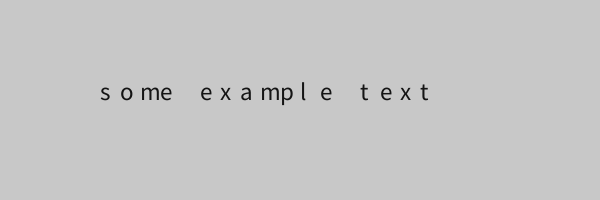
Frame 1 (no input)
Frame 60 (the mouse pressed at the canvas centre just before this capture): identical to frame 1, image omitted
Frame 120 (the mouse held since frame 60 and released just before this capture): identical to frame 1, image omitted

The Processing sketch that drew this single still picture (run headless with seeded random() and noise(); from frame 60 on, the mouse is pressed at the canvas centre):

// Processing sketch: sketch_1_1_1
// ── sketch_1_1_1.pde
String s="some example text";
char[] characters = new char[s.length()];

void setup(){
  size(600,200);
  background(200,200,200);
  
  for(int i=0;i<s.length();i++){
    characters[i]=s.charAt(i);  
  }
  
  for(int i=0;i<s.length();i++){
    print(characters[i]);
  }
  
  for(int i=0;i<s.length();i++){
    textSize(25);
    fill(20,20,20);
    text(characters[i],100+i*20,100);
  }
  
}

void draw(){  
}
